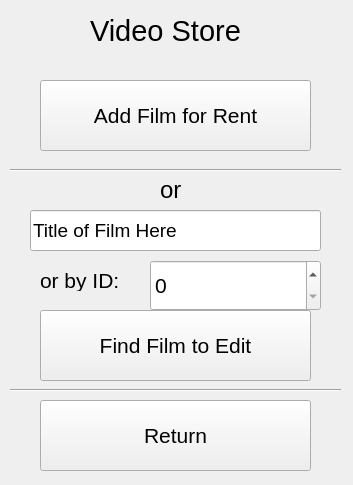
<?xml version="1.0" encoding="UTF-8"?>
<ui version="4.0">
 <class>RentalsWindow</class>
 <widget class="QMainWindow" name="RentalsWindow">
  <property name="geometry">
   <rect>
    <x>0</x>
    <y>0</y>
    <width>353</width>
    <height>485</height>
   </rect>
  </property>
  <property name="minimumSize">
   <size>
    <width>353</width>
    <height>485</height>
   </size>
  </property>
  <property name="maximumSize">
   <size>
    <width>353</width>
    <height>485</height>
   </size>
  </property>
  <property name="windowTitle">
   <string>Video Store Film Rentals</string>
  </property>
  <widget class="QWidget" name="centralwidget">
   <widget class="QLabel" name="label">
    <property name="geometry">
     <rect>
      <x>90</x>
      <y>10</y>
      <width>171</width>
      <height>41</height>
     </rect>
    </property>
    <property name="font">
     <font>
      <pointsize>22</pointsize>
     </font>
    </property>
    <property name="text">
     <string>Video Store</string>
    </property>
   </widget>
   <widget class="QPushButton" name="rentalAddNew">
    <property name="geometry">
     <rect>
      <x>40</x>
      <y>80</y>
      <width>271</width>
      <height>71</height>
     </rect>
    </property>
    <property name="font">
     <font>
      <pointsize>16</pointsize>
     </font>
    </property>
    <property name="text">
     <string>Add Film for Rent</string>
    </property>
   </widget>
   <widget class="QLineEdit" name="rentalTitleField">
    <property name="geometry">
     <rect>
      <x>30</x>
      <y>210</y>
      <width>291</width>
      <height>41</height>
     </rect>
    </property>
    <property name="font">
     <font>
      <pointsize>14</pointsize>
     </font>
    </property>
    <property name="text">
     <string>Title of Film Here</string>
    </property>
    <property name="maxLength">
     <number>50</number>
    </property>
   </widget>
   <widget class="Line" name="line">
    <property name="geometry">
     <rect>
      <x>10</x>
      <y>160</y>
      <width>331</width>
      <height>21</height>
     </rect>
    </property>
    <property name="orientation">
     <enum>Qt::Horizontal</enum>
    </property>
   </widget>
   <widget class="QLabel" name="label_2">
    <property name="geometry">
     <rect>
      <x>160</x>
      <y>180</y>
      <width>31</width>
      <height>19</height>
     </rect>
    </property>
    <property name="font">
     <font>
      <pointsize>18</pointsize>
     </font>
    </property>
    <property name="text">
     <string>or</string>
    </property>
   </widget>
   <widget class="QPushButton" name="rentalEdit">
    <property name="geometry">
     <rect>
      <x>40</x>
      <y>310</y>
      <width>271</width>
      <height>71</height>
     </rect>
    </property>
    <property name="font">
     <font>
      <pointsize>16</pointsize>
     </font>
    </property>
    <property name="text">
     <string>Find Film to Edit</string>
    </property>
   </widget>
   <widget class="Line" name="line_2">
    <property name="geometry">
     <rect>
      <x>10</x>
      <y>380</y>
      <width>331</width>
      <height>21</height>
     </rect>
    </property>
    <property name="orientation">
     <enum>Qt::Horizontal</enum>
    </property>
   </widget>
   <widget class="QPushButton" name="rentalReturn">
    <property name="geometry">
     <rect>
      <x>40</x>
      <y>400</y>
      <width>271</width>
      <height>71</height>
     </rect>
    </property>
    <property name="font">
     <font>
      <pointsize>16</pointsize>
     </font>
    </property>
    <property name="text">
     <string>Return</string>
    </property>
   </widget>
   <widget class="QSpinBox" name="rentalIdField">
    <property name="geometry">
     <rect>
      <x>150</x>
      <y>260</y>
      <width>171</width>
      <height>51</height>
     </rect>
    </property>
    <property name="font">
     <font>
      <pointsize>16</pointsize>
     </font>
    </property>
   </widget>
   <widget class="QLabel" name="label_3">
    <property name="geometry">
     <rect>
      <x>40</x>
      <y>270</y>
      <width>91</width>
      <height>21</height>
     </rect>
    </property>
    <property name="font">
     <font>
      <pointsize>16</pointsize>
     </font>
    </property>
    <property name="text">
     <string>or by ID:</string>
    </property>
   </widget>
  </widget>
 </widget>
 <resources/>
 <connections/>
</ui>
